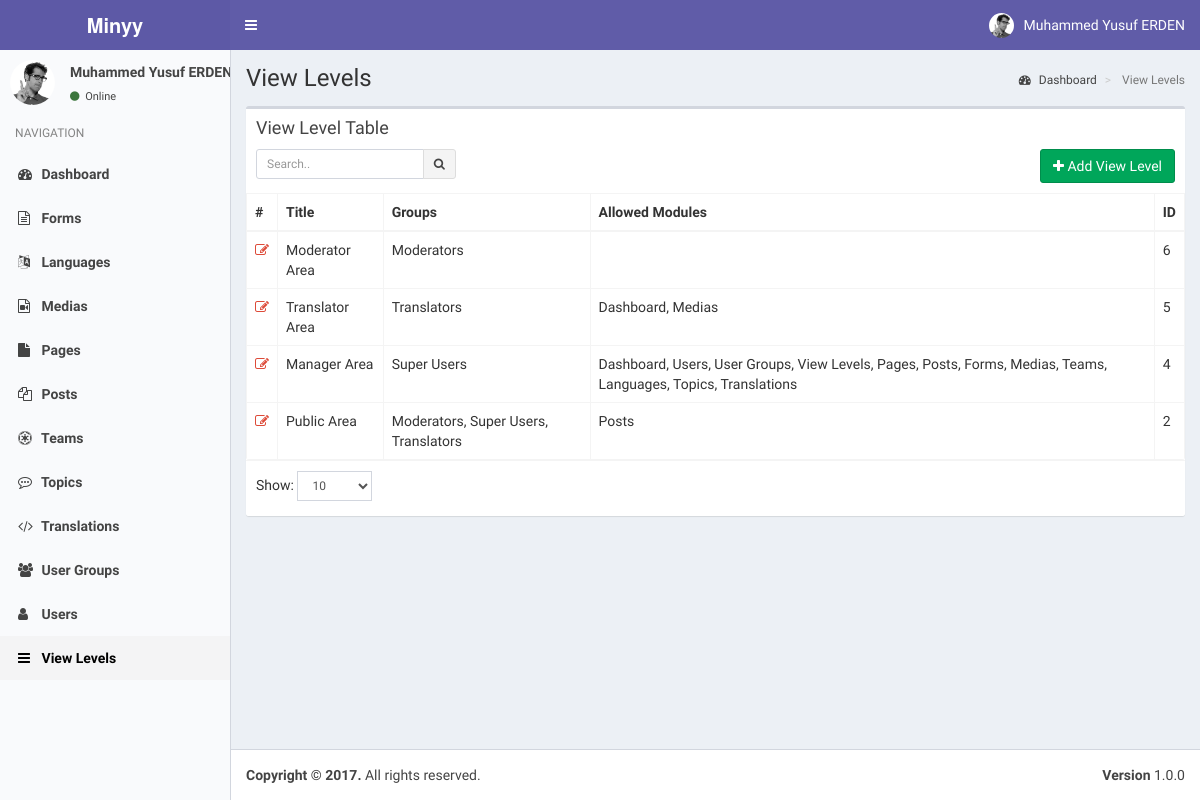
Screenshot of /index.php?controller=module&action=view_levels (signed in) with the database file from the repository.
### tables this page shows
CREATE TABLE IF NOT EXISTS `users` (
  `pk_user_id` int(11) NOT NULL AUTO_INCREMENT,
  `username` varchar(50) NOT NULL,
  `password` varchar(50) NOT NULL,
  `email` varchar(75) NOT NULL,
  `last_visit` timestamp NOT NULL DEFAULT CURRENT_TIMESTAMP,
  `fullname` varchar(50) DEFAULT NULL,
  `registration_date` timestamp NULL DEFAULT CURRENT_TIMESTAMP,
  PRIMARY KEY (`pk_user_id`)
);

CREATE TABLE IF NOT EXISTS `modules` (
  `pk_module_id` int(11) NOT NULL AUTO_INCREMENT,
  `name` varchar(20) NOT NULL,
  `icon` varchar(30) DEFAULT NULL,
  `module_key` varchar(20) NOT NULL,
  `does` text,
  `params` text,
  PRIMARY KEY (`pk_module_id`)
);

CREATE TABLE IF NOT EXISTS `view_levels` (
  `pk_view_level_id` int(11) NOT NULL AUTO_INCREMENT,
  `title` varchar(100) NOT NULL,
  `groups` varchar(5120) NOT NULL DEFAULT '[]' COMMENT 'JSON encoded group id list',
  `modules` varchar(5120) NOT NULL DEFAULT '[]' COMMENT 'JSON encoded module list',
  PRIMARY KEY (`pk_view_level_id`)
);

### helpers/view_helper.php (called while the page is built, shortened)
<?php
class ViewHelper
{
    private static $__layout='public';
    public static function getView($viewFolder,$viewFile){
        Functions::requireFile('views/'.$viewFolder,$viewFile.'.php');
    }
    public static function setLayout($layout){
        self::$__layout=$layout;
    }
    public static function getHeader(){
        require_once('views/'.self::$__layout.'_header.php');
    }
}
?>

### controllers/view_levels_controller.php (called while the page is built, shortened)
<?php
class ViewLevelsController implements ModuleInterface
{
    public static function getList($params=array()) {
        $search_term=isset($_GET['search_term']) ? Functions::clearString($_GET['search_term']) : "";
        $order_by=isset($_GET['order_by']) && !empty($_GET['order_by']) ? strtolower(Functions::clearString($_GET['order_by'])) : "id";
        $order_dir=isset($_GET['order_dir']) && !empty($_GET['order_dir']) ? strtolower(Functions::clearString($_GET['order_dir'])) : "desc";
        $limit=isset($_GET['limit']) && !empty($_GET['limit']) ? (int) Functions::clearString($_GET['limit']) : 20;
        $page=isset($_GET['page']) && !empty($_GET['page']) ? (int) Functions::clearString($_GET['page']) : 1;
        $offset=($page-1)*$limit;
        $params=[
            "search_term"=>$search_term,
            "order_by"=>$order_by,
            "order_dir"=>$order_dir,
            "limit"=>$limit,
            "offset"=>$offset
        ];
        $objList = ViewLevels::getObjList($params);
        $gparams=[
            "search_term"=>"",
            "order_by"=>"name",
            "order_dir"=>"asc",
            "limit"=>"1000",
            "offset"=>"0"
        ];
        $groupList= UserGroups::getObjList($gparams);
        ViewHelper::getView('view_levels','view_levels');
    }
}
?>

### index.php (called while the page is built, shortened)
<?php
require_once('helpers/view_helper.php');
require_once('helpers/functions_helper.php');
require_once('helpers/translate_helper.php');
require_once('helpers/module_helper.php');
require_once('models/users_model.php');
require_once('models/user_groups_model.php');
require_once('models/view_levels_model.php');
require_once('routes.php');

### models/users_model.php (called while the page is built, shortened)
<?php
class Users implements DatabaseObject {
    public $groups;
    public function __construct($pk_user_id,$username,$password,$email,$last_visit,$fullname,$registration_date){
        $this->fullname=$fullname;
        $this->groups=$this->getUserGroups($pk_user_id);
        $this->modules=$this->getUserModules($pk_user_id);
    }
    public static function getObj($id){
        try{
            $db = Db::getInstance();
            $id = intval($id);
            $req = $db->prepare('SELECT * FROM users WHERE pk_user_id = :pk_user_id');
            $req->execute(array('pk_user_id' => $id));
            $obj = $req->fetch();
            if($obj){
                return new Users( $obj['pk_user_id'],
                                    $obj['username'],
                                    $obj['password'],
                                    $obj['email'],
                                    $obj['last_visit'],
                                    $obj['fullname'],
                                    $obj['registration_date']);
            }
            else{
                return [];
            }
        }
        catch (PDOException $e){
            return $e->getMessage();
        }
    }
    public function getUserGroups($id){
        try{
            $db = Db::getInstance();
            $id = intval($id);
            $req = $db->prepare('SELECT * FROM user_usergroup_map WHERE pk_user_id = :pk_user_id');
            $req->execute(array('pk_user_id' => $id));
            $list=[];
            foreach($req->fetchAll() as $obj) {
                $list[]= $obj['pk_group_id'];
            }
            return $list;
        }
        catch (PDOException $e){
            return $e->getMessage();
        }
    }
    public function getUserModules(){
        $modules=[];
        $params=[
            "search_term"=>"",
            "order_by"=>"name",
            "order_dir"=>"asc",
            "limit"=>"1000",
            "offset"=>"0"
        ];
        $viewLevels=ViewLevels::getObjList($params);
        foreach($viewLevels as $viewObj){
            $voGroups=json_decode($viewObj->groups);
            $voModules=json_decode($viewObj->modules,true);
            foreach($this->groups as $uoGroup){
                if(in_array($uoGroup,$voGroups)){
                    $keys = array_keys($voModules);
                    foreach($keys as $key){
                        if(array_key_exists($key,$modules)){
                            $temp=array_merge($modules[$key],$voModules[$key]);
                            $modules[$key]=array_unique($temp);
                        }
                        else{
                            $modules[$key]=$voModules[$key];
                        }
                    }
                }
            }
        }
        ksort($modules);
        return $modules;
    }
}

### models/view_levels_model.php (called while the page is built, shortened)
<?php
class ViewLevels implements DatabaseObject {
    public function __construct($pk_view_level_id,$title,$groups,$modules){
        $this->pk_view_level_id=$pk_view_level_id;
        $this->title=$title;
    }
    public static function getObjList($params){
        $list = [];
        $order_dirs=array("desc","asc");
        $key=array_search($params["order_dir"],$order_dirs);
        $order_dir=$order_dirs[($key) ? $key : 0];
        $order_columns=array("pk_view_level_id", "title");
        $key=array_search($params["order_by"],$order_columns);
        $order_by=$order_columns[($key) ? $key : 0];
        $limit=$params["limit"] ? $params["limit"] : "20";
        $offset=$params["offset"] ? $params["offset"] : "0";
        $query="SELECT * FROM view_levels";
        $query.=" ORDER BY $order_by $order_dir LIMIT :offset , :limit";
        $db = Db::getInstance();
        $req = $db->prepare($query);
        $req->bindValue(':limit', intval($limit), PDO::PARAM_INT);
        $req->bindValue(':offset', intval($offset), PDO::PARAM_INT);
        $req->execute();
        foreach($req->fetchAll() as $obj) {
            $list[] = new ViewLevels( $obj['pk_view_level_id'],
                                $obj['title'],
                                $obj['groups'],
                                $obj['modules']);
        }
        return $list;
    }
}

### helpers/module_helper.php (called while the page is built, shortened)
<?php
class ModuleHelper
{
    public static function getModules(){
        try{
            $db = Db::getInstance();
            $req = $db->prepare('SELECT * FROM modules');
            $req->execute();
            $res=$req->fetchAll(PDO::FETCH_ASSOC);
            $returnArray=[];
            foreach($res as $obj){
                $returnArray[$obj['module_key']]=$obj;
            }
            return $returnArray;
        }
        catch(PDOException $e){
            return [];
            var_dump($e);
            die('Die...');
        }
    }
}
?>

### models/user_groups_model.php (called while the page is built, shortened)
<?php
class UserGroups implements DatabaseObject {
    public function __construct($pk_group_id,$name){
        $this->name=$name;
    }
    public static function getObjList($params){
        $list = [];
        $order_dirs=array("desc","asc");
        $key=array_search($params["order_dir"],$order_dirs);
        $order_dir=$order_dirs[($key) ? $key : 0];
        $order_columns=array("pk_group_id", "name");
        $key=array_search($params["order_by"],$order_columns);
        $order_by=$order_columns[($key) ? $key : 0];
        $limit=$params["limit"] ? $params["limit"] : "20";
        $offset=$params["offset"] ? $params["offset"] : "0";
        $query="SELECT * FROM user_groups";
        $query.=" ORDER BY $order_by $order_dir LIMIT :offset , :limit";
        $db = Db::getInstance();
        $req = $db->prepare($query);
        $req->bindValue(':limit', intval($limit), PDO::PARAM_INT);
        $req->bindValue(':offset', intval($offset), PDO::PARAM_INT);
        $req->execute();
        foreach($req->fetchAll() as $obj) {
            $list[] = new UserGroups( $obj['pk_group_id'],
                                $obj['name']);
        }
        return $list;
    }
}

### views/static/header.php (shortened to what this page needs)
<?php
global $currentUser;
?>
<a href="index.php" class="logo">
    <span class="logo-lg"><b>Minyy</b></span>
</a>
<nav class="navbar navbar-static-top">
    <a href="#" class="sidebar-toggle" data-toggle="offcanvas" role="button">
    </a>
    <div class="navbar-custom-menu">
    <ul class="nav navbar-nav">
        <li class="dropdown user user-menu">
        <a href="#" class="dropdown-toggle" data-toggle="dropdown">
            <img src="assets/img/user2-160x160.jpg" class="user-image" alt="User Image">
            <span class="hidden-xs"><?php echo $currentUser->fullname; ?></span>
        </a>
            </li>
        </ul>
    </div>
</nav>

### views/static/sidebar.php
<?php
global $currentUser;
global $MODULES;
?>
<section class="sidebar">
    <div class="user-panel">
    <div class="pull-left image">
        <img src="assets/img/user2-160x160.jpg" class="img-circle" alt="User Image">
    </div>
    <div class="pull-left info">
        <p><?php echo $currentUser->fullname; ?></p>
        <a href="#"><i class="fa fa-circle text-success"></i> <?php echo T::__('Online'); ?></a>
    </div>
    </div>
    <ul class="sidebar-menu">
    <li class="header"><?php echo T::__('NAVIGATION'); ?></li>
    <?php
    foreach($currentUser->modules as $module=>$moduleProps):
    ?>
    <li class="<?php echo Functions::isActive($module); ?>">
        <a href="index.php?controller=module&action=<?php echo $module; ?>"><i class="fa <?php echo $MODULES[$module]["icon"]; ?>"></i> <?php echo $MODULES[$module]["name"]; ?></a>
    </li>
    <?php endforeach; ?>
    </ul>
</section>

### helpers/translate_helper.php (shortened to what this page needs)
<?php
class TranslateHelper {
    public static function __($text,$return=false){
        echo $text;
    }
}

### views/view_levels/view_levels.php (shortened to what this page needs)
<?php ViewHelper::getHeader(); ?>
<?php
    global $objList;
    global $params;
    global $groupList;
    global $MODULES;
?>
<section class="content-header">
    <h1>
    </h1>
    <ol class="breadcrumb">
    <li><a href="index.php"><i class="fa fa-dashboard"></i> <?php T::__("Dashboard"); ?></a></li>
    <li class="active"> <?php T::__("View Levels"); ?></li>
    </ol>
</section>
<section class="content">
    <div class="row">
    <div class="col-xs-12">
        <div class="box">
        <div class="box-header">
            <h3 class="box-title"><?php T::__("View Level Table"); ?></h3>
            <div class="box-toolbox">
            <form id="search-form">
            <div class="input-group input-group-sm pull-left search-form">
                <input type="text" name="table_search" class="form-control pull-right" placeholder="<?php T::__("Search.."); ?>" <?php echo !empty(Functions::getUrlVariableValue("search_term")) ? "value='".htmlspecialchars(urldecode(Functions::getUrlVariableValue("search_term")))."'" : ""; ?> />
                <div class="input-group-btn">
                <button type="submit" class="btn btn-default"><i class="fa fa-search"></i></button>
                </div>
            </div>
            </form>
            <button type="button" data-toggle="openModal" data-target="#addViewLevelModal" class="btn btn-success pull-right">
                <i class="fa fa-plus"></i> <?php T::__("Add View Level"); ?>
            </button>
            </div>
        </div>
        <div class="box-body table-responsive no-padding">
            <table class="table table-hover table-bordered">
            <thead>
                <tr>
                    <th>#</th>
                    <th><?php T::__("Title"); ?></th>
                    <th><?php T::__("Groups"); ?></th>
                    <th><?php T::__("Allowed Modules"); ?></th>
                    <th><?php T::__("ID"); ?></th>
                </tr>
            </thead>
            <tbody>
            <?php $i=$params['offset']+1; foreach($objList as $user): ?>
            <tr data-id="<?php echo $user->pk_view_level_id; ?>">
                <td><a data-toggle="tooltip" title="Düzenle" class="text-red" href="index.php?controller=module&action=view_levels&do=edit&id=<?php echo $user->pk_view_level_id; ?>"><i class="fa fa-edit"></i></a></td>
                <td class="has-link"><?php echo $user->title; ?></td>
                <td class="has-link">
                    <?php
                        $grpstr=[];
                        $userGroups=json_decode($user->groups);
                        foreach($groupList as $groupObj){
                            if(in_array($groupObj->pk_group_id,$userGroups)){
                                $grpstr[]=$groupObj->name;
                            }
                        }
                        echo implode(", ",$grpstr);
                    ?>
                </td>
                <td class="has-link">
                    <?php
                        $modulestr=[];
                        $userModules=json_decode($user->modules,true);
                        foreach($userModules as $moduleKey=>$moduleObj){
                            $modulestr[]=$MODULES[$moduleKey]["name"];
                        }
                        echo implode(", ",$modulestr);
                    ?>
                </td>
                <td class="has-link"><?php echo $user->pk_view_level_id; ?></td>
            </tr>
            <?php endforeach; ?>
            </tbody></table>
        </div>
        <div class="box-footer clearfix">
            <div class="table-length dataTables_length pull-left">
                <label><?php T::__("Show:"); ?>
                    <select name="limit" class="form-control input-sm">
                    <option value="10" <?php echo Functions::getUrlVariableValue("limit")=="10" ? "selected" : ""; ?>>10</option>
                    </select>
                </label>
            </div>
        </div>
        </div>
    </div>
    </div>
</section>

### assets/css/style.css (style rules this page uses)
.box-toolbox::after { display: block; clear: both; content: ""; }
.box-toolbox .search-form { max-width: 200px; }
.box-toolbox { margin-top: 10px; }

### rows the page displays
users: fullname "Muhammed Yusuf ERDEN", fullname "Muhammed Yusuf…"
modules: name "Dashboard"
modules: name "Forms"
modules: name "Languages"
modules: name "Medias"
modules: name "Pages"
modules: name "Posts"
modules: name "Teams"
modules: name "Topics"
modules: name "Translations"
modules: name "User Groups"
modules: name "Users"
modules: name "View Levels", name "View Levels View Levels"
view_levels: title "Moderator Area", grpstr "Moderators", pk_view_level_id "6"
view_levels: title "Translator Area", grpstr "Translators", modulestr "Dashboard, Medias", pk_view_level_id "5"
view_levels: title "Manager Area", grpstr "Super Users", modulestr "Dashboard, Users, User Groups, View Levels, Pages, Posts, Forms, Medias, Teams, Languages, Topics, Translations", pk_view_level_id "4"
view_levels: title "Public Area", grpstr "Moderators, Super Users, Translators", modulestr "Posts", pk_view_level_id "2"

### other values shown
$text "Online NAVIGATION Dashboard View Level Table Add View Level Title Groups Allowed Modules ID Show:"
